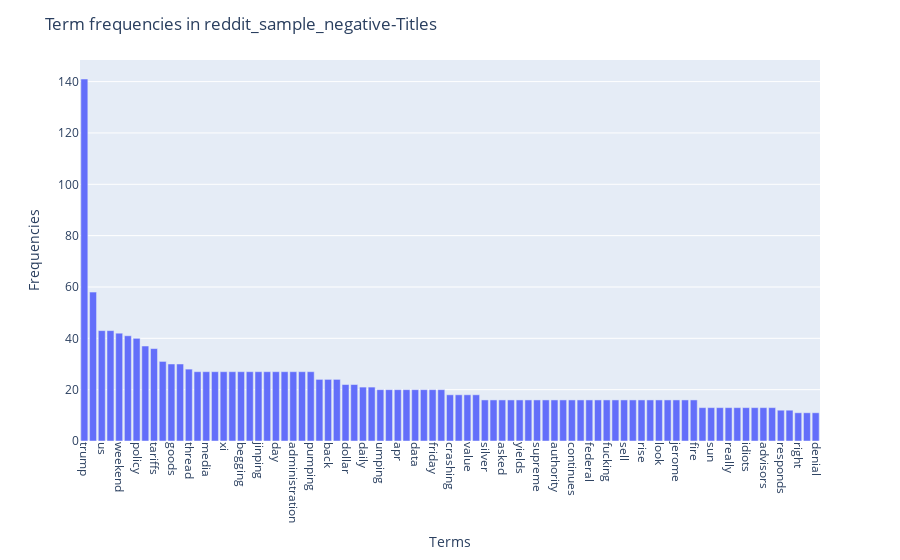
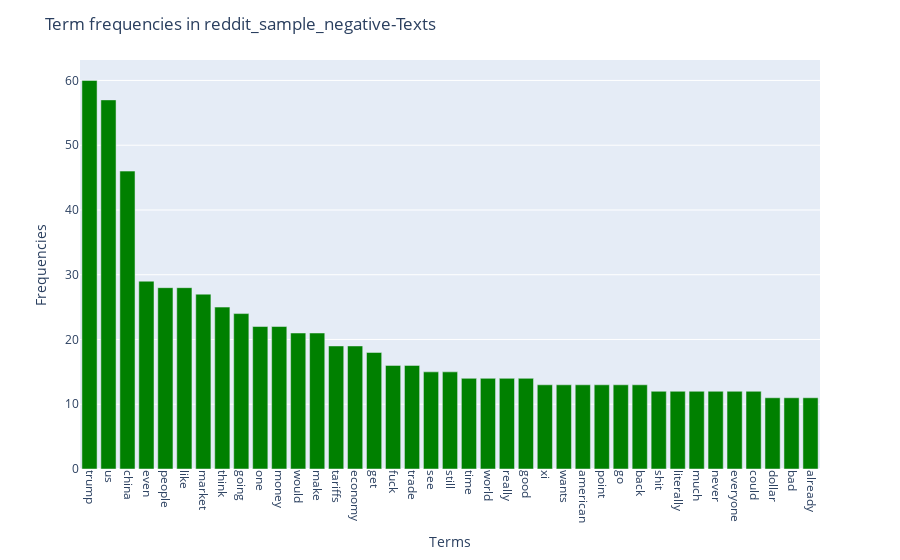

These figures' notebook cell, in order:
### Code cell
get_freq_plt(reddit_negative, 'Term frequencies in reddit_negative')

### Figure 1 — Plotly figure (JSON) as saved in the notebook; plotly's stock layout.template omitted (floating-point values rounded to 4 significant figures)
{"data": [{"hovertemplate": "x=%{x}<br>y=%{y}<extra></extra>", "legendgroup": "", "marker": {"color": "#636efa", "pattern": {"shape": ""}}, "name": "", "orientation": "v", "showlegend": false, "textposition": "auto", "type": "bar", "x": ["trump", "china", "us", "president", "weekend", "discussion", "policy", "tariff", "tariffs", "stock", "goods", "one", "thread", "making", "media", "sitting", "xi", "social", "begging", "call", "jinping", "decision", "day", "quickly", "administration", "feel", "pumping", "stocks", "back", "treasuries", "dollar", "market", "daily", "april", "umping", "allies", "apr", "shows", "data", "fundamentals", "friday", "ot", "crashing", "raises", "value", "breaking", "silver", "chair", "asked", "year", "yields", "treasury", "supreme", "awful", "authority", "campaign", "continues", "everywhere", "federal", "misinformation", "fucking", "seeing", "sell", "reserve", "rise", "powell", "look", "led", "jerome", "court", "fire", "well", "sun", "surrounded", "really", "launch", "idiots", "bunch", "advisors", "economic", "responds", "imported", "right", "complete", "denial"], "xaxis": "x", "y": [141, 58, 43, 43, 42, 41, 40, 37, 36, 31, 30, 30, 28, 27, 27, 27, 27, 27, 27, 27, 27, 27, 27, 27, 27, 27, 27, 24, 24, 24, 22, 22, 21, 21, 20, 20, 20, 20, 20, 20, 20, 20, 18, 18, 18, 18, 16, 16, 16, 16, 16, 16, 16, 16, 16, 16, 16, 16, 16, 16, 16, 16, 16, 16, 16, 16, 16, 16, 16, 16, 16, 13, 13, 13, 13, 13, 13, 13, 13, 13, 12, 12, 11, 11, 11], "yaxis": "y"}], "layout": {"barmode": "relative", "legend": {"tracegroupgap": 0}, "margin": {"t": 60}, "title": {"text": "Term frequencies in reddit_sample_negative-Titles"}, "xaxis": {"anchor": "y", "domain": [0, 1], "tickangle": 90, "title": {"text": "Terms"}}, "yaxis": {"anchor": "x", "domain": [0, 1], "title": {"text": "Frequencies"}}}}

### Figure 2 — Plotly figure (JSON) as saved in the notebook; plotly's stock layout.template omitted (floating-point values rounded to 4 significant figures)
{"data": [{"hovertemplate": "x=%{x}<br>y=%{y}<extra></extra>", "legendgroup": "", "marker": {"color": "green", "pattern": {"shape": ""}}, "name": "", "orientation": "v", "showlegend": false, "textposition": "auto", "type": "bar", "x": ["trump", "us", "china", "even", "people", "like", "market", "think", "going", "one", "money", "would", "make", "tariffs", "economy", "get", "fuck", "trade", "see", "still", "time", "world", "really", "good", "xi", "wants", "american", "point", "go", "back", "shit", "literally", "much", "never", "everyone", "could", "dollar", "bad", "already"], "xaxis": "x", "y": [60, 57, 46, 29, 28, 28, 27, 25, 24, 22, 22, 21, 21, 19, 19, 18, 16, 16, 15, 15, 14, 14, 14, 14, 13, 13, 13, 13, 13, 13, 12, 12, 12, 12, 12, 12, 11, 11, 11], "yaxis": "y"}], "layout": {"barmode": "relative", "legend": {"tracegroupgap": 0}, "margin": {"t": 60}, "title": {"text": "Term frequencies in reddit_sample_negative-Texts"}, "xaxis": {"anchor": "y", "domain": [0, 1], "tickangle": 90, "title": {"text": "Terms"}}, "yaxis": {"anchor": "x", "domain": [0, 1], "title": {"text": "Frequencies"}}}}
